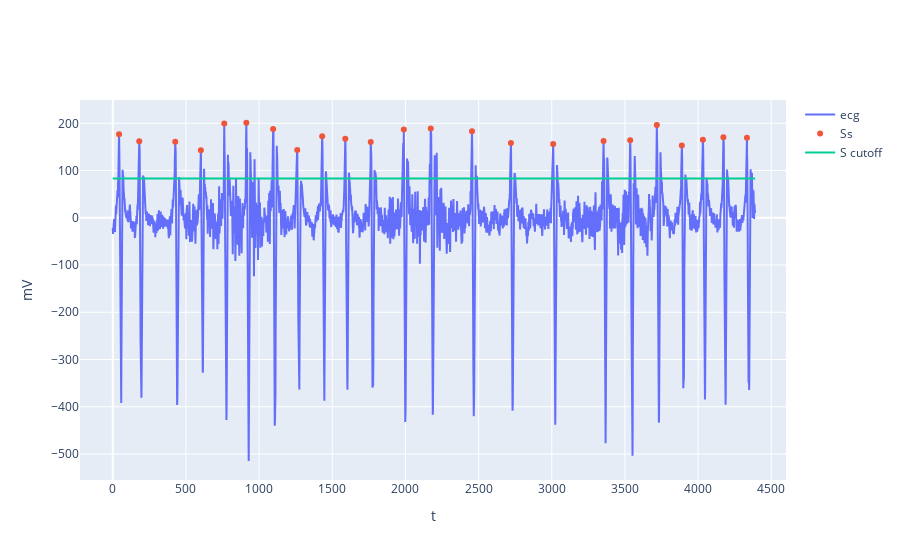

Notebook cell for this chart:
### Code cell
Q_factor = 5
Q_cutoff = -Q_factor*mad
fig = make_subplots(shared_xaxes=True, shared_yaxes=True)
fig.add_trace(
    go.Line(x=np.arange(len(cut_ecg)), y=-cut_ecg, name='ecg')
)
# fig.add_trace(
#     go.Scatter(x=cut_true_R_indices, y=-cut_true_Rs, mode='markers', name='Rs')
# )
fig.add_trace(
    go.Scatter(x=true_S_indices, y=-true_Ss, mode='markers', name='Ss')
)
fig.add_trace(
    go.Scatter(x=[0,len(cut_ecg)], y=[-S_cutoff, -S_cutoff], mode='lines', name='S cutoff')
)
# fig.add_trace(
#     go.Scatter(x=[0,len(cut_ecg)], y=[-Q_cutoff, -Q_cutoff], mode='lines', name='Q cutoff')
# )
fig.update_xaxes(title_text="t")
fig.update_yaxes(title_text="mV")
fig.show()

### Figure 1 — Plotly figure (JSON) as saved in the notebook; plotly's stock layout.template omitted (floating-point values rounded to 4 significant figures; data arrays with more than 128 entries replaced by an {"elided": "..."} marker saying what was removed)
{"data": [{"name": "ecg", "type": "scatter", "x": {"elided": "4390 int values"}, "y": {"elided": "4390 float values"}}, {"mode": "markers", "name": "Ss", "type": "scatter", "x": [43, 181, 427, 602, 762, 913, 1096, 1261, 1431, 1589, 1763, 1989, 2173, 2455, 2721, 3010, 3354, 3536, 3718, 3889, 4033, 4173, 4334], "y": [176.8, 162.3, 161.0, 143.1, 199.8, 201.2, 187.8, 143.5, 172.4, 167.1, 160.6, 186.7, 189.2, 183.3, 158.4, 156.4, 162.7, 164.4, 196.3, 153.1, 165.2, 170.7, 169.4]}, {"mode": "lines", "name": "S cutoff", "type": "scatter", "x": [0, 4390], "y": [83.16, 83.16]}], "layout": {"xaxis": {"anchor": "y", "domain": [0, 1], "title": {"text": "t"}}, "yaxis": {"anchor": "x", "domain": [0, 1], "title": {"text": "mV"}}}}
